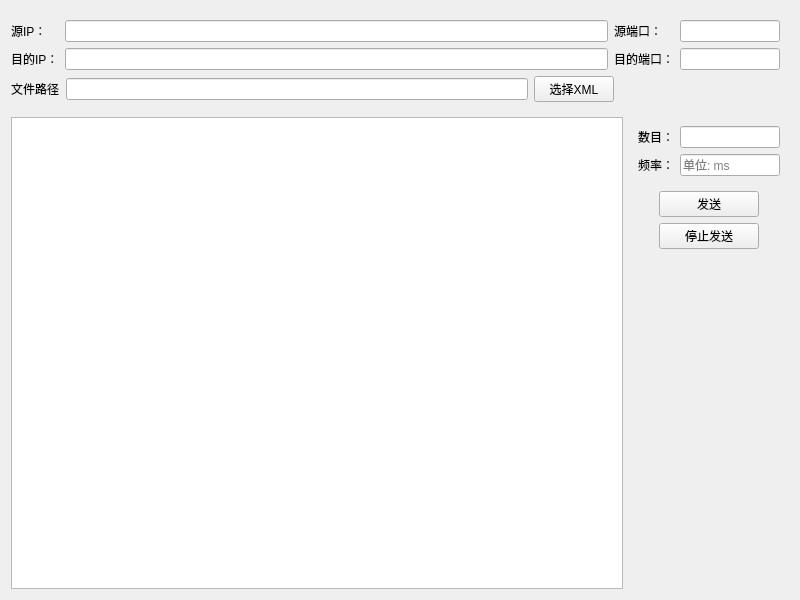
<?xml version="1.0" encoding="UTF-8"?>
<ui version="4.0">
 <class>SendWidget</class>
 <widget class="QWidget" name="SendWidget">
  <property name="geometry">
   <rect>
    <x>0</x>
    <y>0</y>
    <width>800</width>
    <height>600</height>
   </rect>
  </property>
  <property name="windowTitle">
   <string>Form</string>
  </property>
  <layout class="QGridLayout" name="gridLayout_2">
   <item row="0" column="0" colspan="2">
    <widget class="QWidget" name="widget" native="true">
     <property name="sizePolicy">
      <sizepolicy hsizetype="Preferred" vsizetype="Fixed">
       <horstretch>0</horstretch>
       <verstretch>0</verstretch>
      </sizepolicy>
     </property>
     <layout class="QGridLayout" name="gridLayout">
      <property name="leftMargin">
       <number>0</number>
      </property>
      <property name="bottomMargin">
       <number>0</number>
      </property>
      <item row="1" column="3">
       <widget class="QLabel" name="destPortLb">
        <property name="text">
         <string>目的端口：</string>
        </property>
       </widget>
      </item>
      <item row="0" column="4">
       <widget class="QLineEdit" name="sourcePortLE">
        <property name="maximumSize">
         <size>
          <width>100</width>
          <height>16777215</height>
         </size>
        </property>
        <property name="frame">
         <bool>true</bool>
        </property>
       </widget>
      </item>
      <item row="0" column="1">
       <widget class="QLineEdit" name="sourceIPLE"/>
      </item>
      <item row="0" column="0">
       <widget class="QLabel" name="sourceIPLb">
        <property name="text">
         <string>源IP：</string>
        </property>
       </widget>
      </item>
      <item row="1" column="1">
       <widget class="QLineEdit" name="destIPLE"/>
      </item>
      <item row="0" column="3">
       <widget class="QLabel" name="sourcePortLb">
        <property name="text">
         <string>源端口：</string>
        </property>
       </widget>
      </item>
      <item row="1" column="0">
       <widget class="QLabel" name="destIPLb">
        <property name="text">
         <string>目的IP：</string>
        </property>
       </widget>
      </item>
      <item row="1" column="4">
       <widget class="QLineEdit" name="destPortLE">
        <property name="maximumSize">
         <size>
          <width>100</width>
          <height>16777215</height>
         </size>
        </property>
       </widget>
      </item>
     </layout>
    </widget>
   </item>
   <item row="1" column="0">
    <widget class="QWidget" name="widget_4" native="true">
     <property name="sizePolicy">
      <sizepolicy hsizetype="Preferred" vsizetype="Preferred">
       <horstretch>0</horstretch>
       <verstretch>0</verstretch>
      </sizepolicy>
     </property>
     <layout class="QHBoxLayout" name="horizontalLayout">
      <property name="leftMargin">
       <number>0</number>
      </property>
      <property name="topMargin">
       <number>0</number>
      </property>
      <item>
       <widget class="QLabel" name="FilePathLb">
        <property name="text">
         <string>文件路径</string>
        </property>
       </widget>
      </item>
      <item>
       <widget class="QLineEdit" name="FilePathLE"/>
      </item>
      <item>
       <widget class="QPushButton" name="selectXMLBtn">
        <property name="text">
         <string>选择XML</string>
        </property>
       </widget>
      </item>
     </layout>
    </widget>
   </item>
   <item row="2" column="0">
    <widget class="QTextEdit" name="logText"/>
   </item>
   <item row="2" column="1">
    <widget class="QWidget" name="widget_3" native="true">
     <property name="sizePolicy">
      <sizepolicy hsizetype="Fixed" vsizetype="Preferred">
       <horstretch>0</horstretch>
       <verstretch>0</verstretch>
      </sizepolicy>
     </property>
     <layout class="QGridLayout" name="gridLayout_3">
      <item row="5" column="0" colspan="2">
       <widget class="QWidget" name="widget_2" native="true">
        <layout class="QGridLayout" name="gridLayout_4">
         <item row="0" column="0">
          <widget class="QPushButton" name="sendBtn">
           <property name="maximumSize">
            <size>
             <width>100</width>
             <height>16777215</height>
            </size>
           </property>
           <property name="text">
            <string>发送</string>
           </property>
          </widget>
         </item>
         <item row="1" column="0">
          <widget class="QPushButton" name="stopBtn">
           <property name="maximumSize">
            <size>
             <width>100</width>
             <height>16777215</height>
            </size>
           </property>
           <property name="text">
            <string>停止发送</string>
           </property>
          </widget>
         </item>
         <item row="2" column="0">
          <spacer name="verticalSpacer">
           <property name="orientation">
            <enum>Qt::Orientation::Vertical</enum>
           </property>
           <property name="sizeHint" stdset="0">
            <size>
             <width>20</width>
             <height>40</height>
            </size>
           </property>
          </spacer>
         </item>
        </layout>
       </widget>
      </item>
      <item row="3" column="1">
       <widget class="QLineEdit" name="freqLE">
        <property name="maximumSize">
         <size>
          <width>100</width>
          <height>16777215</height>
         </size>
        </property>
        <property name="text">
         <string/>
        </property>
        <property name="placeholderText">
         <string>单位: ms</string>
        </property>
        <property name="clearButtonEnabled">
         <bool>false</bool>
        </property>
       </widget>
      </item>
      <item row="2" column="1">
       <widget class="QLineEdit" name="numLE">
        <property name="maximumSize">
         <size>
          <width>100</width>
          <height>16777215</height>
         </size>
        </property>
       </widget>
      </item>
      <item row="3" column="0">
       <widget class="QLabel" name="freqLb">
        <property name="text">
         <string>频率：</string>
        </property>
       </widget>
      </item>
      <item row="2" column="0">
       <widget class="QLabel" name="numLb">
        <property name="text">
         <string>数目：</string>
        </property>
       </widget>
      </item>
     </layout>
    </widget>
   </item>
  </layout>
 </widget>
 <resources/>
 <connections/>
</ui>
